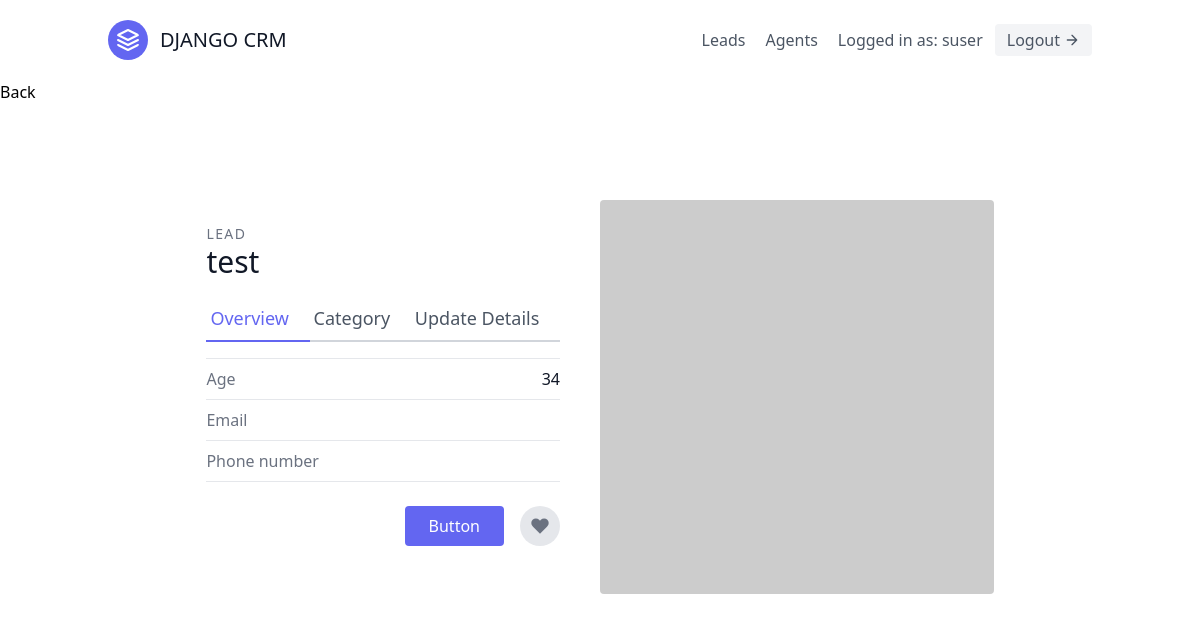
The app's page /leads/1/ (signed in) with its own data.
### leads/models.py (models this page shows, shortened)
class User(AbstractUser):
  is_organisor = models.BooleanField(default=True)
  is_agent = models.BooleanField(default=False)

class Lead(models.Model):
  first_name = models.CharField(max_length=20)
  last_name = models.CharField(max_length=20)
  age = models.IntegerField(default=0)
  organisation = models.ForeignKey(UserProfile, on_delete=models.CASCADE)
  agent = models.ForeignKey(Agent, null=True, blank=True, on_delete=models.SET_NULL)
  category = models.ForeignKey("Category", related_name="leads", on_delete=models.SET_NULL, blank=True, null=True)
  description = models.TextField()
  date_added = models.DateTimeField(auto_now_add=True)
  phone_number = models.CharField(max_length=20)
  email = models.EmailField()

### leads/views.py (the view)
# urls.py: path('<int:pk>/', LeadDetailView.as_view(), name='lead-detail'),
class LeadDetailView(LoginRequiredMixin, generic.DetailView):
  template_name = "leads/lead_detail.html"
  context_object_name = "lead"
  def get_queryset(self):
    user = self.request.user
    if user.is_organisor:
      queryset = Lead.objects.filter(organisation=user.userprofile)
    else:
      queryset = Lead.objects.filter(organisation=user.agent.organisation)
      queryset = queryset.filter(agent__user=user)
    return queryset

### leads/templates/leads/lead_detail.html (shortened to what this page needs)
{% extends 'base.html' %}
{% block content %}
<a href="{% url 'leads:lead-list' %}">Back</a>
<section class="text-gray-600 body-font overflow-hidden">
  <div class="container px-5 py-24 mx-auto">
    <div class="lg:w-4/5 mx-auto flex flex-wrap">
      <div class="lg:w-1/2 w-full lg:pr-10 lg:py-6 mb-6 lg:mb-0">
        <h2 class="text-sm title-font text-gray-500 tracking-widest">LEAD</h2>
        <h1 class="text-gray-900 text-3xl title-font font-medium mb-4">
          {{ lead.first_name }} {{ lead.lastname }}
        </h1>
        <div class="flex mb-4">
          <a href="{% url 'leads:lead-detail' lead.pk %}" class="flex-grow text-indigo-500 border-b-2 border-indigo-500 py-2 text-lg px-1">
            Overview
          </a>
          <a href="{% url 'leads:lead-category-update' lead.pk %}" class="flex-grow border-b-2 border-gray-300 py-2 text-lg px-1">
            Category
          </a>
          <a href="{% url 'leads:lead-update' lead.pk %}" class="flex-grow border-b-2 border-gray-300 py-2 text-lg px-1">
            Update Details
          </a>
        </div>
        <div class="flex border-t border-gray-200 py-2">
          <span class="text-gray-500">Age</span>
          <span class="ml-auto text-gray-900">
            {{ lead.age }}
          </span>
        </div>
        <div class="flex border-t border-gray-200 py-2">
          <span class="text-gray-500">Email</span>
        </div>
        <div class="flex border-t border-b mb-6 border-gray-200 py-2">
          <span class="text-gray-500">Phone number</span>
        </div>
        <div class="flex">
          <button class="flex ml-auto text-white bg-indigo-500 border-0 py-2 px-6 focus:outline-none hover:bg-indigo-600 rounded">Button</button>
          <button class="rounded-full w-10 h-10 bg-gray-200 p-0 border-0 inline-flex items-center justify-center text-gray-500 ml-4">
            <svg fill="currentColor" stroke-linecap="round" stroke-linejoin="round" stroke-width="2" class="w-5 h-5" viewBox="0 0 24 24">
              <path d="M20.84 4.61a5.5 5.5 0 00-7.78 0L12 5.67l-1.06-1.06a5.5 5.5 0 00-7.78 7.78l1.06 1.06L12 21.23l7.78-7.78 1.06-1.06a5.5 5.5 0 000-7.78z"></path>
            </svg>
          </button>
        </div>
      </div>
      <img alt="ecommerce" class="lg:w-1/2 w-full lg:h-auto h-64 object-cover object-center rounded" src="https://dummyimage.com/400x400">
    </div>
  </div>
</section>
{% endblock content %}

### templates/navbar.html (shortened to what this page needs)
<header class="text-gray-600 body-font">
  <div class="container mx-auto flex flex-wrap p-5 flex-col md:flex-row items-center">
    <a href="{% url 'landing-page' %}" class="flex title-font font-medium items-center text-gray-900 mb-4 md:mb-0">
      <svg xmlns="http://www.w3.org/2000/svg" fill="none" stroke="currentColor" stroke-linecap="round" stroke-linejoin="round" stroke-width="2" class="w-10 h-10 text-white p-2 bg-indigo-500 rounded-full" viewBox="0 0 24 24">
        <path d="M12 2L2 7l10 5 10-5-10-5zM2 17l10 5 10-5M2 12l10 5 10-5"></path>
      </svg>
      <span class="ml-3 text-xl">DJANGO CRM</span>
    </a>
    <nav class="md:ml-auto flex flex-wrap items-center text-base justify-center">
      {% if not request.user.is_authenticated %}
        <a href="{% url 'signup' %}" class="mr-5 hover:text-gray-900">Signup</a>
      {% else %}
        <a href="{% url 'leads:lead-list' %}" class="mr-5 hover:text-gray-900">Leads</a>
        {% if request.user.is_organisor %}
          <a href="{% url 'agents:agent-list' %}" class="mr-5 hover:text-gray-900">Agents</a>
        {% endif %}
      {% endif %}
    </nav>
    {% if request.user.is_authenticated %}
      Logged in as: {{ request.user.username }}
      <a href="{% url 'logout' %}" class="ml-3 inline-flex items-center bg-gray-100 border-0 py-1 px-3 focus:outline-none hover:bg-gray-200 rounded text-base mt-4 md:mt-0">
        Logout
        <svg fill="none" stroke="currentColor" stroke-linecap="round" stroke-linejoin="round" stroke-width="2" class="w-4 h-4 ml-1" viewBox="0 0 24 24">
          <path d="M5 12h14M12 5l7 7-7 7"></path>
        </svg>
      </a>
    {% endif %}
  </div>
</header>

### records on screen
User: user.username "suser"
Lead: first_name "test", age "34"
